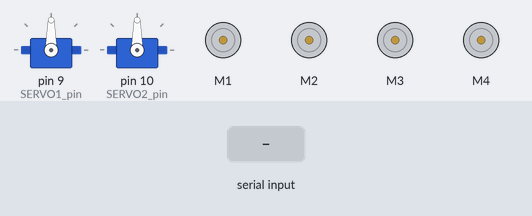
A sketch run on a simulated Arduino Uno, built with avr-gcc and run on an emulated ATmega328P. On the bench: 2 × servo, 4 × DC motor (green arrow = forward, orange = backward, longer = faster). The test bench sets the inputs (shaded band). What the sketch prints to the serial monitor is not drawn.

Above: at 1.2 s.
1.3 s: "<GO>" received over Serial
At 1.8 s:
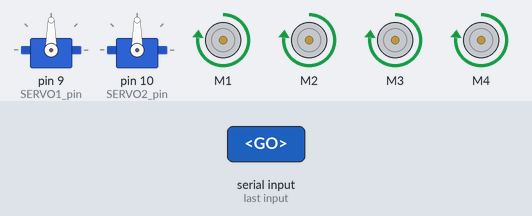
2.8 s: "<BACK>" received over Serial
At 4.0 s:
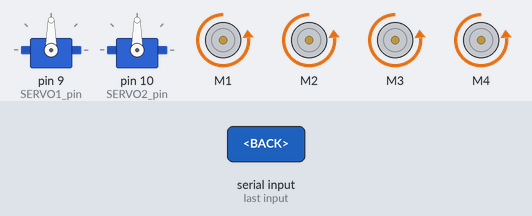
4.3 s: "<RIGHT>" received over Serial
At 5.4 s:
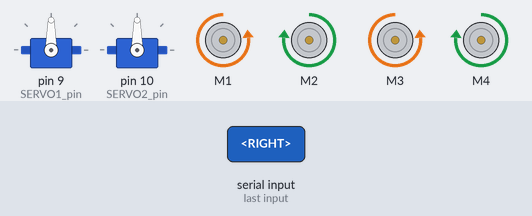
5.8 s: "<STOP>" received over Serial
At 6.5 s:
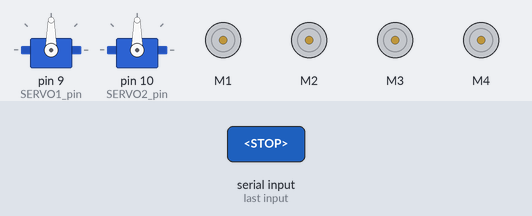
Timing chart, 0 to 8.3 s (numbered marks = the images above; inputs shaded):
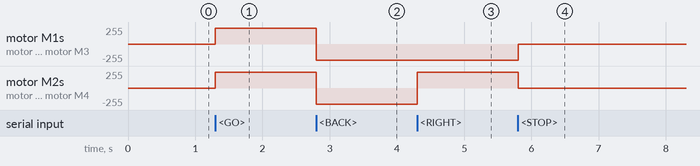

The sketch:

DcMotorControl_arduinoMega.ino
```cpp
#include<Servo.h>
#include <AFMotor.h>

AF_DCMotor motor1(1);
AF_DCMotor motor2(2);
AF_DCMotor motor3(3);
AF_DCMotor motor4(4);

typedef enum DIRECTION
{
  CRS_STOP = 0,
  CRS_GO,
  CRS_BACK,
  CRS_RIGHT,
  CRS_LEFT
};

#define SERVO1_pin  9
#define SERVO2_pin  10

Servo servo1_cam_yaw;
Servo servo2_cam_pitch;


unsigned int servo_pos_cam_yaw = 20;
unsigned int servo_pos_cam_pitch = 50;

bool moveClockwise = true;

unsigned int robot_dir = 0;

const byte numChars = 15;
char receivedChars[numChars];
boolean newData = false;

void clearInputBuffer();
void recvSerialcmd();
void showSerialcmd();
void dcMotorControl();
void crs_go();
void crs_stop();
void crs_back();
void crs_right();
void crs_left();

void setup() {

  // Servo Setup //
  servo1_cam_yaw.attach(SERVO1_pin);
  servo1_cam_yaw.write(90);
  servo2_cam_pitch.attach(SERVO2_pin);
  servo2_cam_pitch.write(90);
  Serial.begin(115200);
  //Serial.flush();

  motor1.setSpeed(100);
  motor1.run(RELEASE);
  motor2.setSpeed(100);
  motor2.run(RELEASE);
  motor3.setSpeed(100);
  motor3.run(RELEASE);
  motor4.setSpeed(100);
  motor4.run(RELEASE);

  clearInputBuffer();
  //robot_dir=CRS_GO;

}

void clearInputBuffer() {
   while (Serial.available() > 0) {
        Serial.read();
   }
}

void recvSerialcmd() {
  static boolean recvInProgress = false;
  static byte ndx = 0;
  char startMarker = '<';
  char endMarker = '>';
  char rc;

  if (Serial.available() > 0) {
    while (Serial.available() > 0 && newData == false) { // <<== NEW - get all bytes from buffer
      rc = Serial.read();

      if (recvInProgress == true) {
        if (rc != endMarker) {
          receivedChars[ndx] = rc;
          ndx++;
          if (ndx >= numChars) {
            ndx = numChars - 1;
          }
        }
        else {
          receivedChars[ndx] = '\0'; // terminate the string
          recvInProgress = false;
          ndx = 0;
          newData = true;
        }
      }

      else if (rc == startMarker) {
        recvInProgress = true;
      }
    }
  }
}

void showSerialcmd() {
  if (newData == true) {
    Serial.print("Received: ");
    //Serial.println(receivedChars);
    if(strcmp(receivedChars, "GO") ==0)
    {
      crs_stop();
      robot_dir=CRS_GO;
    }
    else if(strcmp(receivedChars, "STOP") ==0)
    {
      crs_stop();
      robot_dir=CRS_STOP;
    }
    else if(strcmp(receivedChars, "BACK") ==0)
    {
      crs_stop();
      robot_dir=CRS_BACK;
    }
    else if(strcmp(receivedChars, "RIGHT") ==0)
    {
      crs_stop();
      robot_dir=CRS_RIGHT;
    }
    else if(strcmp(receivedChars, "LEFT") ==0)
    {
      crs_stop();
      robot_dir=CRS_LEFT;
    }
    else if(strncmp(receivedChars, "SERVO1",6) ==0)
    {
      String get_servo_pos = receivedChars;
      int servo_pos = get_servo_pos.indexOf(',');
      if(servo_pos)
      {
        String rx_servo_pos = get_servo_pos.substring(servo_pos+1);
        if(rx_servo_pos.length()>0)
        {
          int rx_servo_pos_int = (int)rx_servo_pos.toInt();
          Serial.println(rx_servo_pos_int);
          if(rx_servo_pos_int>=30 && rx_servo_pos_int<=160)
          {
            servo1_cam_yaw.write(rx_servo_pos_int);
          }
        }
      }

    }
    else if(strncmp(receivedChars, "SERVO2",6) ==0)
    {
      String get_servo_pos = receivedChars;
      int servo_pos = get_servo_pos.indexOf(',');
      if(servo_pos)
      {
        String rx_servo_pos = get_servo_pos.substring(servo_pos+1);
        if(rx_servo_pos.length()>0)
        {
          int rx_servo_pos_int = (int)rx_servo_pos.toInt();
          Serial.println(rx_servo_pos_int);
          if(rx_servo_pos_int>=60 && rx_servo_pos_int<=140)
          {
            servo2_cam_pitch.write(rx_servo_pos_int);
          }
        }
      }
    }
    newData = false;
  }
}

void crs_go()
{

  motor1.setSpeed(240);
  motor1.run(FORWARD);
  motor2.setSpeed(240);
  motor2.run(FORWARD);
  motor3.setSpeed(240);
  motor3.run(FORWARD);
  motor4.setSpeed(240);
  motor4.run(FORWARD);

}

void crs_stop()
{
  motor1.setSpeed(50);
  motor1.run(RELEASE);
  motor2.setSpeed(50);
  motor2.run(RELEASE);
  motor3.setSpeed(50);
  motor3.run(RELEASE);
  motor4.setSpeed(50);
  motor4.run(RELEASE);
}

void crs_back()
{
  motor1.setSpeed(240);
  motor1.run(BACKWARD);
  motor2.setSpeed(240);
  motor2.run(BACKWARD);
  motor3.setSpeed(240);
  motor3.run(BACKWARD);
  motor4.setSpeed(240);
  motor4.run(BACKWARD);

}

void crs_right()
{

  motor1.setSpeed(240);
  motor1.run(BACKWARD);
  motor2.setSpeed(240);
  motor2.run(FORWARD);
  motor3.setSpeed(240);
  motor3.run(BACKWARD);
  motor4.setSpeed(240);
  motor4.run(FORWARD);

}
void crs_left()
{

  motor1.setSpeed(240);
  motor1.run(FORWARD);
  motor2.setSpeed(240);
  motor2.run(BACKWARD);
  motor3.setSpeed(240);
  motor3.run(FORWARD);
  motor4.setSpeed(240);
  motor4.run(BACKWARD);

}
void dcMotorControl()
{
  if(robot_dir==CRS_GO)
  {
    crs_go();
  }
  else if(robot_dir==CRS_STOP)
  {
    crs_stop();
  }
  else if(robot_dir==CRS_BACK)
  {
    crs_back();
  }
  else if(robot_dir==CRS_RIGHT)
  {
    crs_right();
  }
  else if(robot_dir==CRS_LEFT)
  {
    crs_left();
  }
}

void loop() {
  recvSerialcmd();
  showSerialcmd();
  dcMotorControl();
}
```

Measured:
- after the input at 1.3 s, motor M1–4: stopped → forward 240/255 at once
- after the input at 2.8 s, motor M1–4: forward 240/255 → backward 240/255 at once
- after the input at 4.3 s, motor M2, motor M4: backward 240/255 → forward 240/255 at once
- after the input at 5.8 s, motor M1, motor M3: backward 240/255 → stopped at once; motor M2, motor M4: forward 240/255 → stopped at once
